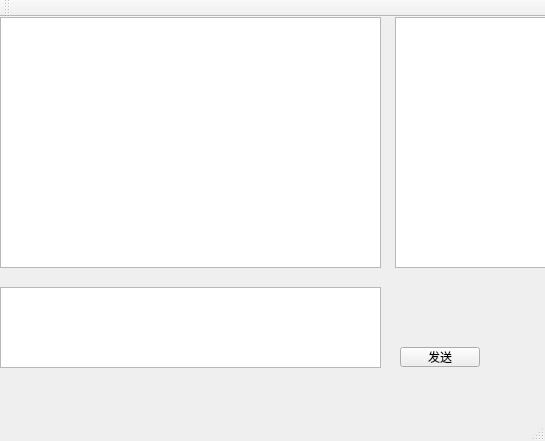
<?xml version="1.0" encoding="UTF-8"?>
<ui version="4.0">
 <class>MainWindow</class>
 <widget class="QMainWindow" name="MainWindow">
  <property name="geometry">
   <rect>
    <x>0</x>
    <y>0</y>
    <width>545</width>
    <height>441</height>
   </rect>
  </property>
  <property name="windowTitle">
   <string>MainWindow</string>
  </property>
  <widget class="QWidget" name="centralWidget">
   <widget class="QTextBrowser" name="textBrowserChartShow">
    <property name="geometry">
     <rect>
      <x>0</x>
      <y>0</y>
      <width>381</width>
      <height>251</height>
     </rect>
    </property>
   </widget>
   <widget class="QTextBrowser" name="textBrowser_2">
    <property name="geometry">
     <rect>
      <x>395</x>
      <y>0</y>
      <width>151</width>
      <height>251</height>
     </rect>
    </property>
   </widget>
   <widget class="QTextEdit" name="textEditSend">
    <property name="geometry">
     <rect>
      <x>0</x>
      <y>270</y>
      <width>381</width>
      <height>81</height>
     </rect>
    </property>
   </widget>
   <widget class="QPushButton" name="pushButtonSend">
    <property name="geometry">
     <rect>
      <x>400</x>
      <y>330</y>
      <width>80</width>
      <height>20</height>
     </rect>
    </property>
    <property name="text">
     <string>发送</string>
    </property>
   </widget>
  </widget>
  <widget class="QMenuBar" name="menuBar">
   <property name="geometry">
    <rect>
     <x>0</x>
     <y>0</y>
     <width>545</width>
     <height>22</height>
    </rect>
   </property>
  </widget>
  <widget class="QToolBar" name="mainToolBar">
   <attribute name="toolBarArea">
    <enum>TopToolBarArea</enum>
   </attribute>
   <attribute name="toolBarBreak">
    <bool>false</bool>
   </attribute>
  </widget>
  <widget class="QStatusBar" name="statusBar"/>
 </widget>
 <layoutdefault spacing="6" margin="11"/>
 <resources/>
 <connections/>
</ui>
